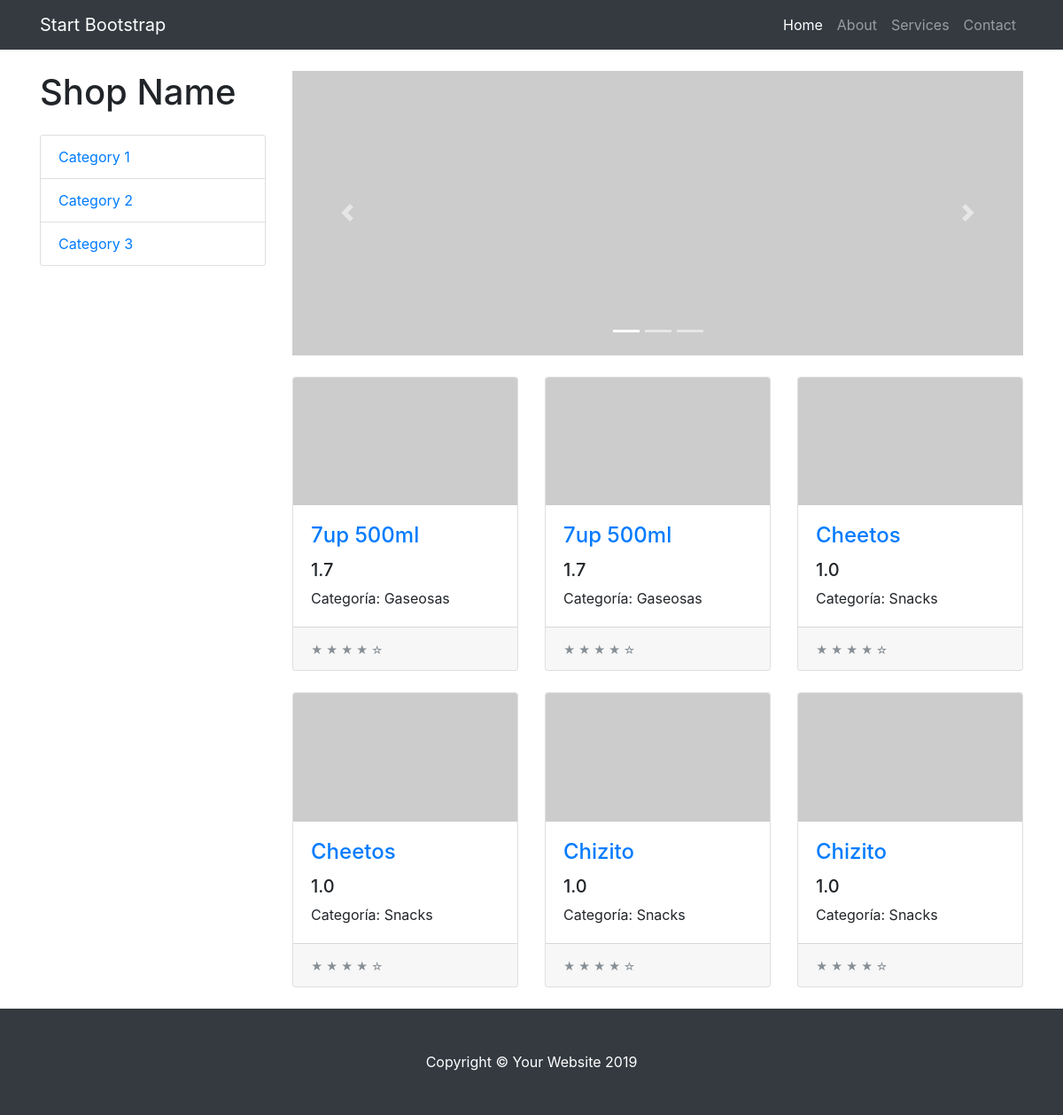
The app's page /tienda/ with its own data.
### tienda/models.py (models this page shows, shortened)
class Producto(models.Model):
    categoria = models.ForeignKey(Categoria, on_delete=models.CASCADE)
    nombre = models.CharField(max_length=100)
    precio = models.FloatField()
    stock = models.IntegerField()
    pub_date = models.DateTimeField('data_published')

class Categoria(models.Model):
    nombre = models.CharField(max_length=100)
    pub_date = models.DateTimeField('Fecha registro', auto_created=True)

### tienda/views.py (the view)
# urls.py: path('', views.index, name='index'),
def index(request):
    product_list = Producto.objects.order_by('nombre')[:6]
    context = {'product_list': product_list}
    return render(request, 'tienda/index.html', context)

### tienda/templates/tienda/index.html (shortened to what this page needs)
{% extends "tienda/layout.html" %}
{% block content %}
<div id="carouselExampleIndicators" class="carousel slide my-4" data-ride="carousel">
    <ol class="carousel-indicators">
      <li data-target="#carouselExampleIndicators" data-slide-to="0" class="active"></li>
      <li data-target="#carouselExampleIndicators" data-slide-to="1"></li>
      <li data-target="#carouselExampleIndicators" data-slide-to="2"></li>
    </ol>
    <div class="carousel-inner" role="listbox">
      <div class="carousel-item active">
        <img class="d-block img-fluid" src="http://placehold.it/900x350" alt="First slide">
      </div>
    </div>
    <a class="carousel-control-prev" href="#carouselExampleIndicators" role="button" data-slide="prev">
      <span class="carousel-control-prev-icon" aria-hidden="true"></span>
    </a>
    <a class="carousel-control-next" href="#carouselExampleIndicators" role="button" data-slide="next">
      <span class="carousel-control-next-icon" aria-hidden="true"></span>
    </a>
  </div>
  <div class="row">
    {% for prod in product_list %}
    <div class="col-lg-4 col-md-6 mb-4">
      <div class="card h-100">
        <a href="producto/{{ prod.id }}/"><img class="card-img-top" src="http://placehold.it/700x400" alt=""></a>
        <div class="card-body">
          <h4 class="card-title">
            <a href="producto/{{ prod.id }}">{{ prod.nombre }}</a>
          </h4>
          <h5>{{ prod.precio }}</h5>
          <p class="card-text">Categoría: {{ prod.categoria.nombre }}</p>
        </div>
        <div class="card-footer">
          <small class="text-muted">&#9733; &#9733; &#9733; &#9733; &#9734;</small>
        </div>
      </div>
    </div>
    {% endfor %}
  </div>
{% endblock %}

### tienda/templates/tienda/layout.html (shortened to what this page needs)
{% load static %}
<!DOCTYPE html>
<html lang="en">
  <head>
    <link href="{% static 'vendor/bootstrap/css/bootstrap.min.css' %}" rel="stylesheet">
    <link href="{% static 'css/shop.css' %}" rel="stylesheet">
  </head>
  <body>
    <nav class="navbar navbar-expand-lg navbar-dark bg-dark fixed-top">
      <div class="container">
        <a class="navbar-brand" href="#">Start Bootstrap</a>
        <div class="collapse navbar-collapse" id="navbarResponsive">
          <ul class="navbar-nav ml-auto">
            <li class="nav-item active">
              <a class="nav-link" href="#">Home
              </a>
            </li>
            <li class="nav-item">
              <a class="nav-link" href="#">About</a>
            </li>
            <li class="nav-item">
              <a class="nav-link" href="#">Services</a>
            </li>
            <li class="nav-item">
              <a class="nav-link" href="#">Contact</a>
            </li>
          </ul>
        </div>
      </div>
    </nav>
    <div class="container">
      <div class="row">
        <div class="col-lg-3">
          <h1 class="my-4">Shop Name</h1>
          <div class="list-group">
            <a href="#" class="list-group-item">Category 1</a>
            <a href="#" class="list-group-item">Category 2</a>
            <a href="#" class="list-group-item">Category 3</a>
          </div>
        </div>
        <div class="col-lg-9">
         {% block content %} {% endblock %}
        </div>
      </div>
    </div>
    <footer class="py-5 bg-dark">
      <div class="container">
        <p class="m-0 text-center text-white">Copyright &copy; Your Website 2019</p>
      </div>
    </footer>
  </body>
</html>

### tienda/static/css/shop.css (style rules this page uses)
body { padding-top: 54px; }
@media (min-width: 992px) { body { padding-top: 56px; } }

### records on screen
Producto: nombre "7up 500ml", precio "1.7", categoria.nombre "Gaseosas"
Producto: nombre "7up 500ml", precio "1.7", categoria.nombre "Gaseosas"
Producto: nombre "Cheetos", precio "1.0", categoria.nombre "Snacks"
Producto: nombre "Cheetos", precio "1.0", categoria.nombre "Snacks"
Producto: nombre "Chizito", precio "1.0", categoria.nombre "Snacks"
Producto: nombre "Chizito", precio "1.0", categoria.nombre "Snacks"
